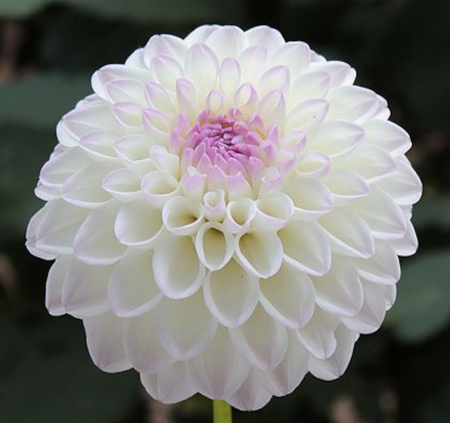
#> input picture flower.jpg, 450 x 423 px
$ python sample.py
#> lines starting #> are read from the running program, lines starting #| are printed output that depends on the picture
# -*- coding: utf-8 -*-
"""
Created on Mon Jan 27 15:15:39 2020

@author: Admin
"""

import cv2

img=cv2.imread('flower.jpg',1)#0 for black and white and 1 for color image
#> img is the input picture: shape (423, 450, 3); mean B, G, R 120.4, 123.9, 123.6
resized=cv2.resize(img,(600,500))
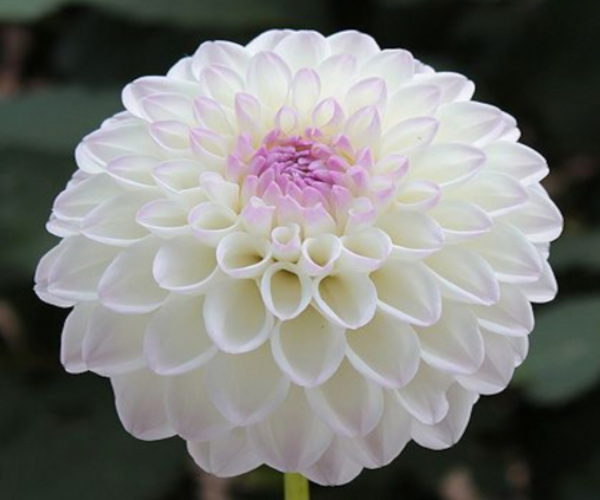
#> resized: shape (500, 600, 3); mean B, G, R 120.3, 123.8, 123.5
#print(type(img))
#print(img.shape)
cv2.imshow("Flower",resized)
cv2.waitKey(2000)
cv2.destroyAllWindows()
